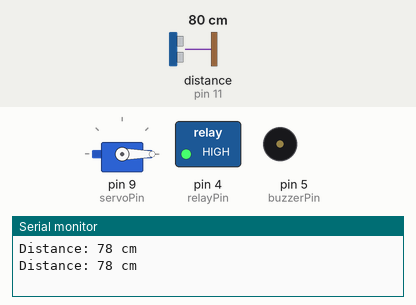
Bench run of a sketch on a simulated Arduino Uno, built with avr-gcc and run on an emulated ATmega328P. On the bench: servo, switched loads named in the sketch (green lamp = pin HIGH), buzzer (waves = sounding), the last lines printed to the serial monitor. Wiring (inferred from the names in the program): ultrasonic range finder: trigger pin 10; echo pin 11. Inputs (shaded band) come from the test bench; at power-on: distance to the obstacle (sensor on pin 11) 80 cm. The echo pulse lasts 58.3 µs per cm; pins used as bus, display or sensor lines are not drawn.

Above: at 2.8 s.
2.9 s: distance to the obstacle (sensor on pin 11) set to 10 cm
8.2 s: distance to the obstacle (sensor on pin 11) set to 7 cm
At 14.0 s:
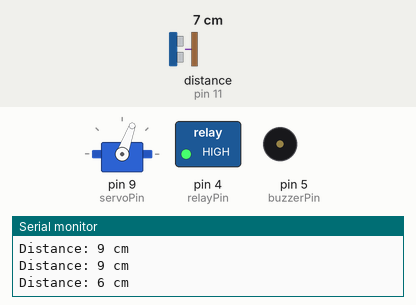
At 19.0 s:
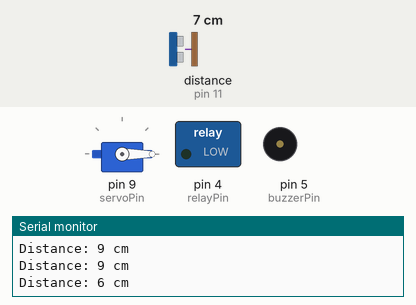
25.0 s: distance to the obstacle (sensor on pin 11) set to 9 cm
At 25.7 s:
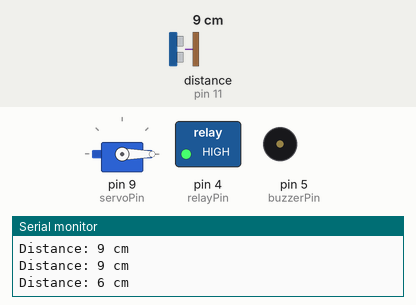
Timing chart, 0 to 28.0 s (numbered marks = the images above; inputs shaded):
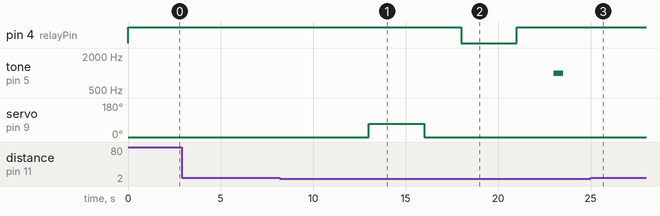

Measured:
- the behaviour switches between 9 and 8 cm on distance to the obstacle (sensor on pin 11) (found by bisection; images 0 and 1)
- after the input at 8.2 s, pin 4 (relayPin): HIGH → LOW after 9.8 s, → HIGH 3.0 s later; tone on pin 5 (buzzerPin): silent → 1000 Hz after 14.8 s, → silent 0.50 s later; servo on pin 9 (servoPin): 0° → 70° after 4.8 s, → 0° 3.0 s later
- after the input at 25.0 s, servo on pin 9 (servoPin): stays 0° (without the input it goes to 70° after 4.5 s)

The sketch:

sketch_jul1a.ino
```cpp
#include <Servo.h>

const int trigPin = 10;         // 초음파 센서 Trig 핀
const int echoPin = 11;         // 초음파 센서 Echo 핀
const int servoPin = 9;         // 서보모터 핀
const int relayPin = 4;         // 릴레이 IN 핀 (워터펌프 제어)
const int buzzerPin = 5;        // 부저

Servo myServo;

void setup() {
  Serial.begin(9600);

  pinMode(trigPin, OUTPUT);
  pinMode(echoPin, INPUT);

  pinMode(relayPin, OUTPUT);
  digitalWrite(relayPin, HIGH);  // 릴레이 OFF (Active LOW 릴레이 기준)

  pinMode(buzzerPin, OUTPUT);
  digitalWrite(buzzerPin, LOW);  // 부저 OFF

  myServo.attach(servoPin);
  myServo.write(0);  // 서보 초기 위치
}

void loop() {
  long duration, distance;

  // 초음파 센서 측정
  digitalWrite(trigPin, LOW);
  delayMicroseconds(2);
  digitalWrite(trigPin, HIGH);
  delayMicroseconds(10);
  digitalWrite(trigPin, LOW);

  duration = pulseIn(echoPin, HIGH);
  distance = duration * 0.034 / 2;

  Serial.print("Distance: ");
  Serial.print(distance);
  Serial.println(" cm");

  if (distance > 0 && distance < 8) {
    // 서보 동작 (커피가루 투입)
    delay(3000);
    myServo.write(70);
    delay(3000);
    myServo.write(0);
    delay(2000);

    // 워터펌프 작동 (릴레이 ON → LOW)
    digitalWrite(relayPin, LOW);  // 릴레이 ON
    delay(3000);                  // 물 붓기
    digitalWrite(relayPin, HIGH); // 릴레이 OFF
    delay(2000);

    tone(buzzerPin, 1000); // 1kHz 톤
    delay(500);            // 0.5초 울림
    noTone(buzzerPin);     // 부저 OFF

    delay(1000); // 다음 감지까지 대기
  }

  delay(2000);
}
```
